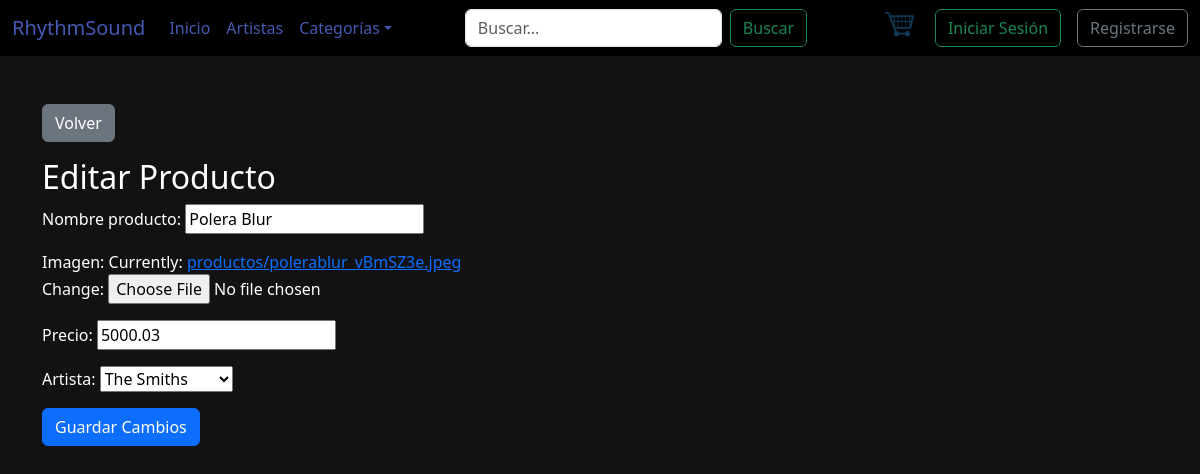
Page /editar_producto/2/ on the committed database.
### rsound/models.py (models this page shows, shortened)
class Producto(models.Model):
    idProducto = models.AutoField(primary_key=True, verbose_name='Id de Producto')
    nombre_producto = models.CharField(max_length=100)
    imagen = models.ImageField(upload_to="productos/")
    precio = models.DecimalField(max_digits=10, decimal_places=2)
    artista = models.ForeignKey(Artista, on_delete=models.CASCADE, related_name='productos')

### rsound/views.py (the view)
# urls.py: path('editar_producto/<int:id_producto>/', editar_producto, name='editar_producto'),
def editar_producto(request, id_producto):
    producto = get_object_or_404(Producto, idProducto=id_producto)
    if request.method == 'POST':
        form = ProductoForm(request.POST, request.FILES, instance=producto)
        if form.is_valid():
            form.save()
            return redirect('adminproductos')
    else:
        form = ProductoForm(instance=producto)
    return render(request, 'rsound/Admin/editar_producto.html', {'form': form, 'producto': producto})

### rsound/forms.py
class ProductoForm(forms.ModelForm):
    class Meta:
        model = Producto
        fields = ['nombre_producto', 'imagen', 'precio', 'artista']

### rsound/models.py (called while the page is built)
    def __str__(self):
        return self.nombreArtista

### rsound/templates/rsound/Admin/editar_producto.html (shortened to what this page needs)
{% extends 'rsound/Plantilla.html' %}
{% load static %}
{% block css %}
<link rel="stylesheet" href="{% static 'rsound/css/administracion.css' %}">
{% endblock css %}
{% block Contenido %}
<div class="container mt-5">
    <div class="mb-3">
        <a href="{% url 'adminproductos' %}" class="btn btn-secondary">Volver</a>
    </div>
    <h2 class="colorblanco centrado">Editar Producto</h2>
    <div class="fondoform">
        <form action="{% url 'editar_producto' producto.idProducto %}" method="post" enctype="multipart/form-data">
            {{ form.as_p }}
            <button type="submit" class="btn btn-primary">Guardar Cambios</button>
        </form>
    </div>
</div>
{% endblock Contenido %}

### rsound/static/rsound/css/administracion.css (style rules this page uses)
body { font-family: 'Arial', sans-serif; background-color: #121212 !important; color: #ddd; }

### rsound/static/rsound/css/Styles.css (style rules this page uses)
body { font-family: 'Arial', sans-serif; background-color: #121212 !important; }

### rsound/static/rsound/css/Style3.css (style rules this page uses)
body { font-family: Arial, sans-serif; background-color: #000; color: #fff !important; margin: 0; padding: 0; }

### rows in the picture
Producto: nombre_producto "Polera Blur", precio "5000.03", artista "The Smiths"
